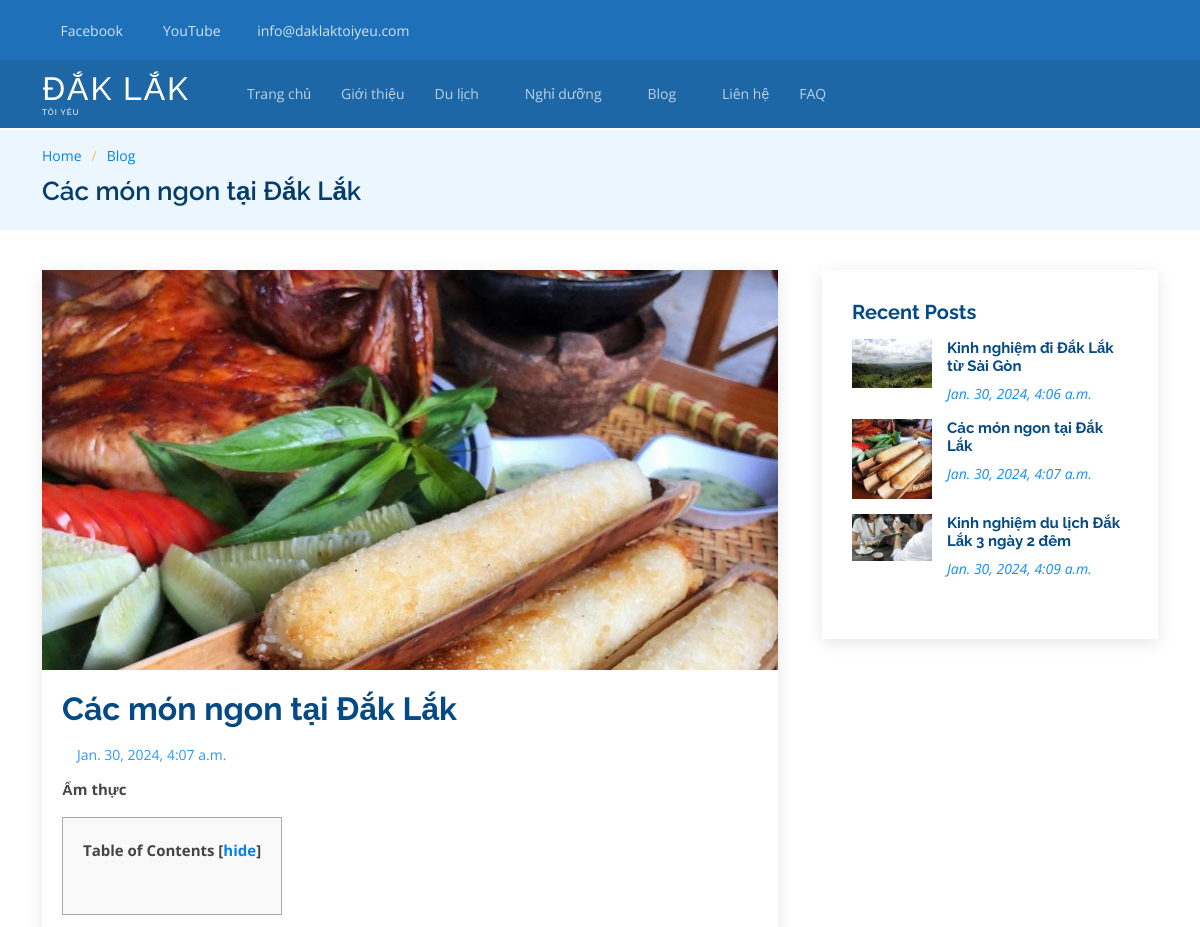
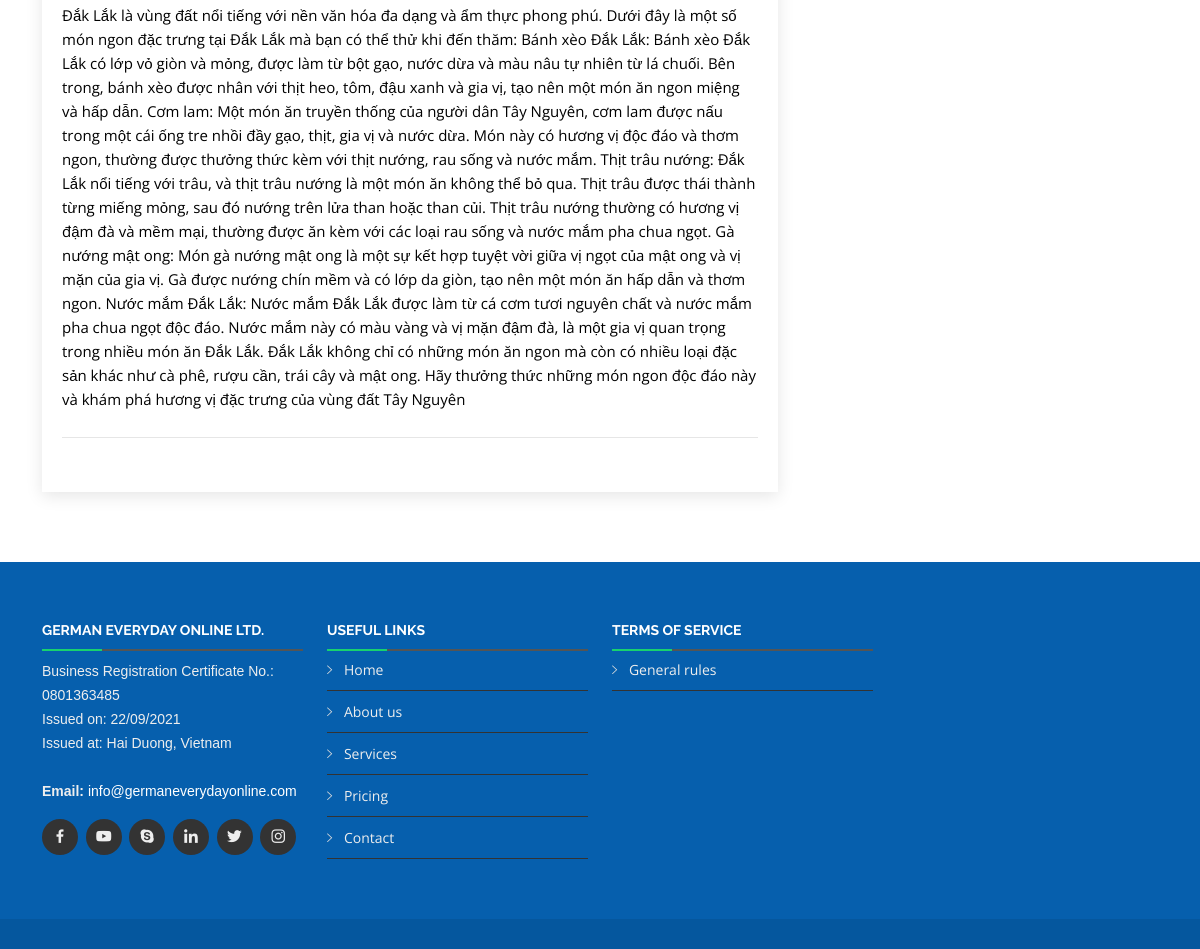
The app's page /travel/detail/2 with its own data (2 pictures, top to bottom).
### travel/models.py (models this page shows)
class Blog(models.Model):
    blogId = models.AutoField(primary_key=True)
    blogTitle = models.CharField(max_length=45, null=True, default=None)
    blogDate = models.DateTimeField()
    blogAuthor = models.CharField(max_length=45, null=True, default=None)
    blogContent = models.TextField(null=True, default=None)
    blogImage = models.ImageField(upload_to='images/', null=True, blank=True)
    category = models.ForeignKey(BlogCategory, on_delete=models.CASCADE)
    user = models.ForeignKey(User, on_delete=models.CASCADE)
    class Meta:
        db_table = "blog_seq"

class BlogCategory(models.Model):
    categoryId = models.AutoField(primary_key=True)
    categoryName = models.CharField(max_length=45, null=True, default=None)
    categoryCount = models.IntegerField(null=True, default=None)
    class Meta:
        db_table = "blog_category_seq"

### travel/views.py (the view)
# urls.py: path("detail/<int:pk>", BlogDetailView.as_view(), name="detail"),
class BlogDetailView(DetailView):
    model = Blog
    template_name = 'blog_detail.html'
    def get_context_data(self, **kwargs):
        context = super().get_context_data(**kwargs)
        context['blogs'] = Blog.objects.all()
        return context

### travel/templates/blog_detail.html (shortened to what this page needs)
<!DOCTYPE html>
<html lang="en" xmlns="http://www.w3.org/1999/xhtml">
    {% load static %}
<head>
<link rel="stylesheet"
	href="https://cdnjs.cloudflare.com/ajax/libs/font-awesome/4.7.0/css/font-awesome.min.css">
<link href="{% static 'assets/vendor/bootstrap/css/bootstrap.min.css' %}" rel="stylesheet">
    <link href="{% static 'assets/vendor/bootstrap-icons/bootstrap-icons.css' %}" rel="stylesheet">
    <link href="{% static 'assets/vendor/aos/aos.css' %}" rel="stylesheet">
    <link href="{% static 'assets/vendor/glightbox/css/glightbox.min.css' %}" rel="stylesheet">
    <link href="{% static 'assets/vendor/swiper/swiper-bundle.min.css' %}" rel="stylesheet">
    <link href="{% static 'assets/vendor/icofont/icofont.min.css' %}" rel="stylesheet">
    <link href="{% static 'assets/vendor/boxicons/css/boxicons.min.css' %}" rel="stylesheet">
    <link href="{% static 'assets/vendor/animate.css/animate.min.css' %}" rel="stylesheet">
    <link href="{% static 'assets/vendor/remixicon/remixicon.css' %}" rel="stylesheet">
    <link href="{% static 'assets/vendor/ionicons/css/ionicons.min.css' %}" rel="stylesheet">
    <link href="{% static 'assets/vendor/owl.carousel/assets/owl.carousel.min.css' %}" rel="stylesheet">
    <link href="{% static 'assets/vendor/venobox/venobox.css' %}" rel="stylesheet">
    <link href="{% static 'assets/vendor/aos/aos.css' %}" rel="stylesheet">
<link href="{% static 'assets/css/style2.css' %}" rel="stylesheet">
</head>
<body>
	<div id="topbar"
		class="d-none d-lg-flex align-items-center fixed-top topbar-inner-pages ">
		<div class="container d-flex align-items-center">
			<div class="contact-info mr-auto">
				<ul>
					<li><i class="icofont-facebook"></i> <a
						href="">Facebook
					</a></li>
					<li><i class="icofont-youtube"></i> <a
						href="">YouTube
					</a></li>
					<li><i class="icofont-envelope"></i><a
						href="mailto:info@.com">info@daklaktoiyeu.com</a></li>
				</ul>
			</div>
		</div>
	</div>
	<header id="header" class="fixed-top header-inner-pages">
		<div class="container d-flex align-items-center">
			<div class="logo mr-auto">
				<a href="/index?course_lang=en" class="scrollto">
					<h1>ĐẮK LẮK</h1>
					<h6>Tôi Yêu</h6>
				</a>
			</div>
			<nav class="nav-menu d-none d-lg-block">
				<ul>
					<li><a href="/index#about"></a></li>
					<li><a href="{% url 'travel:index' %}">Trang chủ</a></li>
					<li><a href="{% url 'travel:index' %}">Giới thiệu</a></li>
					<li class="drop-down"><a href="">Du lịch</a>
						</li>
					<li class="drop-down"><a href="/index#pricing">Nghỉ dưỡng</a>
						</li>
					<li	class="drop-down"><a href="#">Blog</a>
					</li>
					<li><a href="">Liên hệ</a></li>
					<li><a href="">FAQ</a></li>
				</ul>
			</nav>
		</div>
	</header>
	<div>
		<main id="main">
  <section id="breadcrumbs" class="breadcrumbs">
    <div class="container">
      <ol>
        <li><a href="/index">Home</a></li>
        <li><a href="/blog">Blog</a></li>
      </ol>
      <h2>{{blog.blogTitle}}</h2>
    </div>
  </section>
  <section id="blog" class="blog">
    <div class="container">
      <div class="row">
        <div class="col-lg-8 entries">
          <article class="entry entry-single">
            <div class="entry-img">
                <img src="{% static 'assets/' %}{{ blog.blogImage }}" style="width: 100%;" class="img-fluid"/>
            </div>
            <h2 class="entry-title">
              <a href="#">{{blog.blogTitle}}</a>
            </h2>
            <div class="entry-meta">
              <ul>
                <li class="d-flex align-items-center"><i class="icofont-wall-clock"></i> <a href="#"><time>{{blog.blogDate}}</time></a></li>
              </ul>
            </div>
            <div class="entry-content">
              <p style="font-weight: bold;">{{blog.category.categoryName}}
</p>
              <div id="toc_container">
                <p class="toc_title">Table of Contents [<a href="javascript:void(0)" onclick="hideTOC()" id="hide_button">hide</a>]</p>
              </div>
              <div class="ql-editor blog-content" id="blog-content"><p class="ql-align-justify"><span style="background-color: transparent; color: rgb(0, 0, 0);">{{blog.blogContent}}</span></p></div>
            </div>
            <div class="entry-footer clearfix">
              <div class="float-right share">
                <a href="" title="Share on Twitter"><i class="icofont-twitter"></i></a>
                <a href="" title="Share on Facebook"><i class="icofont-facebook"></i></a>
                <a href="" title="Share on Instagram"><i class="icofont-instagram"></i></a>
              </div>
            </div>
          </article>
        </div>
        <div class="col-lg-4">
          <div class="sidebar">
            <h3 class="sidebar-title">Recent Posts</h3>
            <div class="sidebar-item recent-posts">
              {% for blog in blogs|slice:":5" %}
                <div class="post-item clearfix">
                    <img src="{% static 'assets/' %}{{ blog.blogImage }}" />
                  <h4><a href="/blog/11249">{{blog.blogTitle}}</a></h4>
                  <time>{{blog.blogDate}}</time>
                </div>
                {%endfor%}
                </div>
            </div>
          </div>
        </div>
      </div>
    </div>
	<footer id="footer">
		<div class="footer-top">
			<div class="container">
				<div class="row">
					<div class="col-lg-3 col-md-6 footer-info">
						<h4>German Everyday Online Ltd.</h4>
						<p>Business Registration Certificate No.: 0801363485</p>
						<p>Issued on: 22/09/2021</p>
						<p>Issued at: Hai Duong, Vietnam<br><br></p>
						<p>
							<strong>Email:</strong> <a href="mailto:info@germaneverydayonline.com" style="color:white">
								info@germaneverydayonline.com </a><br>
						</p>
						<div class="social-links mt-3">
							<a href="https://www.facebook.com/groups/450067886181594"
								class="facebook"><i class="bx bxl-facebook"></i></a>
							<a href="https://www.youtube.com/c/GermanEverydayOnline"
								class="youtube"><i class="bx bxl-youtube"></i></a>
							<a href="#"	class="google-plus"><i class="bx bxl-skype"></i></a>
							<a href="#" class="linkedin"><i class="bx bxl-linkedin"></i></a>
							<a href="#" class="twitter"><i class="bx bxl-twitter"></i></a>
							<a href="#" class="instagram"><i class="bx bxl-instagram"></i></a>
						</div>
					</div>
					<div class="col-lg-3 col-md-6 footer-links">
						<h4>Useful Links</h4>
						<ul>
							<li><i class="ion-ios-arrow-right"></i> <a href="/index#">Home</a></li>
							<li><i class="ion-ios-arrow-right"></i> <a
								href="/index#about">About us</a></li>
							<li><i class="ion-ios-arrow-right"></i> <a
								href="/index#services">Services</a></li>
							<li><i class="ion-ios-arrow-right"></i> <a
								href="/index#pricing">Pricing</a></li>
							<li><i class="ion-ios-arrow-right"></i> <a
								href="/index#contact">Contact</a></li>
						</ul>
					</div>
					<div class="col-lg-3 col-md-6 footer-links">
						<h4>Terms of service</h4>
						<ul>
							<li><i class="ion-ios-arrow-right"></i> <a href="/rules">General rules</a></li>
						</ul>
					</div>
				</div>
			</div>
		</div>
	</footer>
</body>
</html>

### travel/templates/blog_detail.html (style rules this page uses)
.blog-content p { padding-bottom: 10px; }
#toc_container { background: #f9f9f9 none repeat scroll 0 0; border: 1px solid #aaa; display: table; font-size: 95%; margin-bottom: 1em; padding: 20px; width: auto; }
.toc_title { font-weight: 700; text-align: center; }

### records on screen
Blog: blogTitle "Các món ngon tại Đắk Lắk", blogImage (picture), blogDate "Jan. 30, 2024, 4:07 a.m.", category.categoryName "Ẩm thực", blogContent "Đắk Lắk là vùng đất nổi tiếng với nền văn hóa đa dạng và ẩm thực phong phú. Dưới đây là một số món ngon đặc trưng tại Đắk Lắk mà bạn có thể thử khi đến thăm: Bánh xèo Đắk Lắk: Bánh xèo Đắk Lắk có lớp vỏ giòn và mỏng, được làm từ bột gạo, nước dừa và màu nâu tự nhiên từ lá chuối. Bên trong, bánh xèo được nhân với thịt heo, tôm, đậu xanh và gia vị, tạo nên một món ăn ngon miệng và hấp dẫn. Cơm lam: Một món ăn truyền thống của người dân Tây Nguyên, cơm lam được nấu trong một cái ống tre nhồi đầy gạo, thịt, gia vị và nước dừa. Món này có hương vị độc đáo và thơm ngon, thường được thưởng thức kèm với thịt nướng, rau sống và nước mắm. Thịt trâu nướng: Đắk Lắk nổi tiếng với trâu, và thịt trâu…"
Blog: blogImage (picture), blogTitle "Kinh nghiệm đi Đắk Lắk từ Sài Gòn", blogDate "Jan. 30, 2024, 4:06 a.m."
Blog: blogImage (picture), blogTitle "Kinh nghiệm du lịch Đắk Lắk 3 ngày 2 đêm", blogDate "Jan. 30, 2024, 4:09 a.m."
